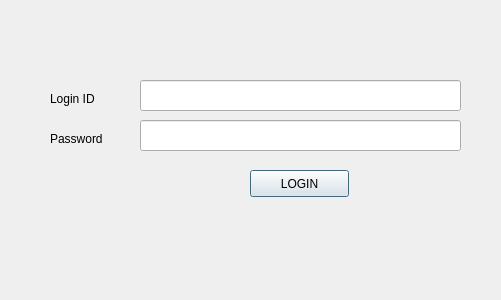
<?xml version="1.0" encoding="UTF-8"?>
<ui version="4.0">
 <class>Dialog</class>
 <widget class="QDialog" name="Dialog">
  <property name="geometry">
   <rect>
    <x>0</x>
    <y>0</y>
    <width>501</width>
    <height>300</height>
   </rect>
  </property>
  <property name="windowTitle">
   <string>Dialog</string>
  </property>
  <widget class="QLabel" name="label_2">
   <property name="geometry">
    <rect>
     <x>50</x>
     <y>130</y>
     <width>68</width>
     <height>17</height>
    </rect>
   </property>
   <property name="text">
    <string>Password</string>
   </property>
  </widget>
  <widget class="QLabel" name="label_3">
   <property name="geometry">
    <rect>
     <x>50</x>
     <y>90</y>
     <width>68</width>
     <height>17</height>
    </rect>
   </property>
   <property name="text">
    <string>Login ID</string>
   </property>
  </widget>
  <widget class="QPushButton" name="pushButton">
   <property name="geometry">
    <rect>
     <x>250</x>
     <y>170</y>
     <width>99</width>
     <height>27</height>
    </rect>
   </property>
   <property name="text">
    <string>LOGIN</string>
   </property>
  </widget>
  <widget class="QLineEdit" name="lineEdit">
   <property name="geometry">
    <rect>
     <x>140</x>
     <y>80</y>
     <width>321</width>
     <height>31</height>
    </rect>
   </property>
  </widget>
  <widget class="QLineEdit" name="lineEdit_2">
   <property name="geometry">
    <rect>
     <x>140</x>
     <y>120</y>
     <width>321</width>
     <height>31</height>
    </rect>
   </property>
  </widget>
 </widget>
 <resources/>
 <connections/>
</ui>
